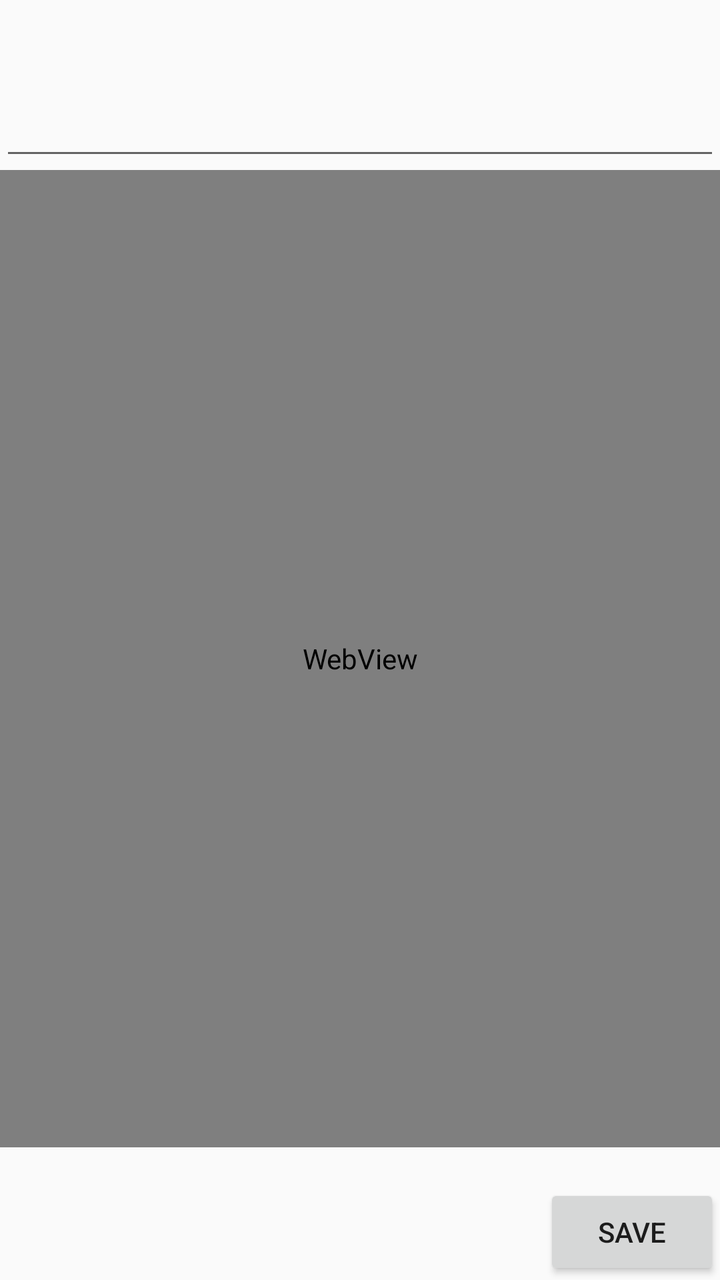
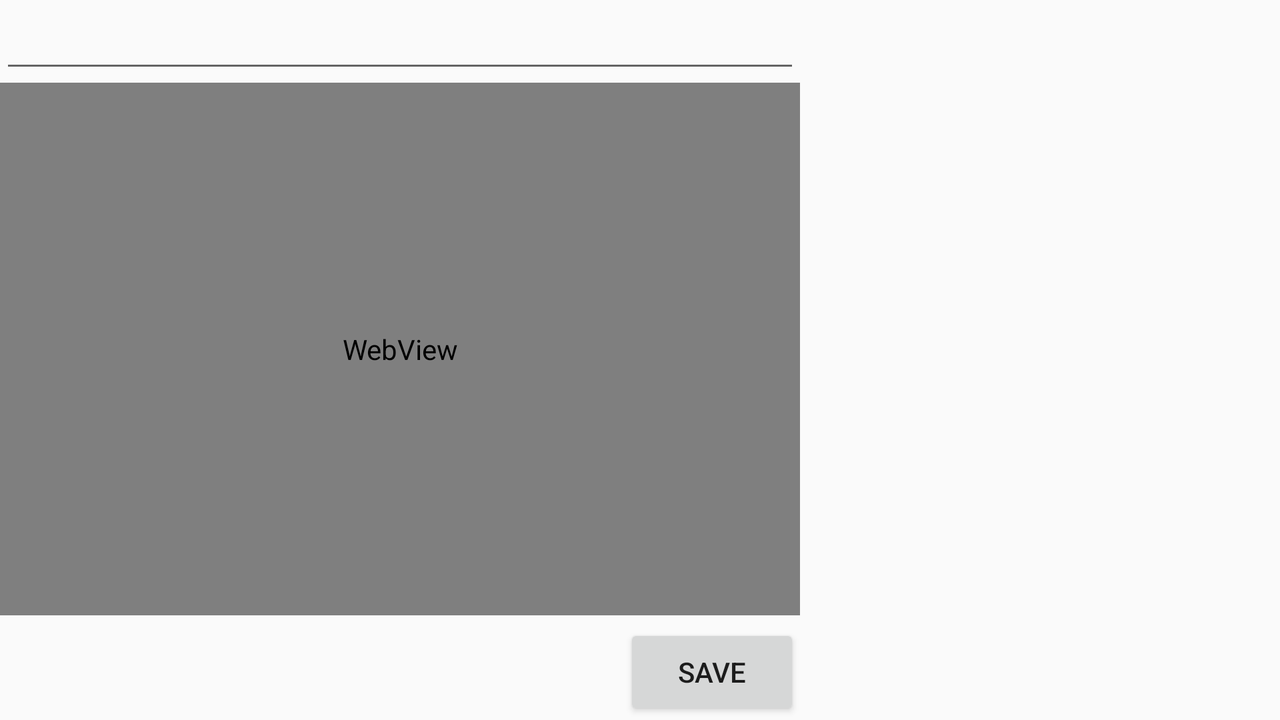

The same Android screen from two of the app's own layout files: first res/layout/ as a phone draws it, then the repository's variant for another configuration, drawn on a device whose configuration selects that folder. Both files follow.
<!-- AndroidManifest.xml: application theme AppTheme -->
<!-- res/layout/activity_cbcnews_content.xml -->
<?xml version="1.0" encoding="utf-8"?>
<RelativeLayout xmlns:android="http://schemas.android.com/apk/res/android"
    android:layout_width="match_parent"
    android:layout_height="match_parent"

    android:focusableInTouchMode="true"
    android:orientation="vertical">

    <EditText
        android:id="@+id/CBC_NewsContent"
        android:layout_width="match_parent"
        android:layout_height="85dp"
        android:editable="false"
        android:inputType="none"
        >
    </EditText>

    <Button
        android:id="@+id/CBC_saveButton"
        android:layout_width="wrap_content"
        android:layout_height="wrap_content"
        android:layout_alignParentBottom="true"
        android:layout_alignParentEnd="true"
        android:layout_gravity="right|bottom"
        android:text="@string/CBC_saveButton" />

    <TextView
        android:id="@+id/CBC_NewsLink"
        android:layout_width="match_parent"
        android:layout_height="40dp"
        android:layout_above="@+id/CBC_saveButton"
        android:layout_marginBottom="-22dp" />

    <WebView
        android:id="@+id/CBC_NewsDescription"
        android:layout_width="match_parent"
        android:layout_height="360dp"
        android:layout_below="@+id/CBC_NewsContent"
        android:editable="false"
        android:inputType="none"
        android:layout_above="@+id/CBC_NewsLink"
        />

</RelativeLayout>
<!-- resources referenced by this layout -->
<resources>
  <string name="CBC_saveButton">Save</string>
  <style name="AppTheme" parent="Theme.AppCompat.Light.NoActionBar">
          
  
          <item name="android:windowActionBar">false</item>
          <item name="android:windowNoTitle">true</item>
  
      </style>
</resources>
<!-- res/layout-land/activity_cbcnews_content.xml (the repository's variant of the layout above) -->
<!-- drawn on the phone turned sideways -->
<?xml version="1.0" encoding="utf-8"?>
<LinearLayout xmlns:android="http://schemas.android.com/apk/res/android"
    android:layout_width="match_parent"
    android:layout_height="match_parent"
    android:focusableInTouchMode="true"
    android:orientation="horizontal">
    <RelativeLayout
        android:id="@+id/bottomLayout"
        android:layout_width="400dp"
        android:layout_height="match_parent"
        android:layout_gravity="bottom" >

        <EditText
            android:id="@+id/CBC_NewsContent"
            android:layout_width="match_parent"
            android:layout_height="wrap_content"
            android:editable="false"
            android:inputType="none"></EditText>

    <Button
        android:id="@+id/CBC_saveButton"
        android:layout_width="wrap_content"
        android:layout_height="wrap_content"
        android:layout_alignParentBottom="true"
        android:layout_alignParentEnd="true"
        android:layout_gravity="right|bottom"

        android:text="@string/CBC_saveButton" />

        <TextView
            android:id="@+id/CBC_NewsLink"
            android:layout_width="300dp"
            android:layout_height="49dp"
            android:layout_above="@+id/CBC_saveButton"
            android:layout_marginBottom="-45dp" />

        <WebView
            android:id="@+id/CBC_NewsDescription"
            android:layout_width="match_parent"
            android:layout_height="360dp"
            android:layout_above="@+id/CBC_NewsLink"
            android:layout_below="@+id/CBC_NewsContent"
            android:editable="false"
            android:inputType="none" />
    </RelativeLayout>

    <FrameLayout
        android:id="@+id/cbc_framelayout"
        android:layout_width="match_parent"
        android:layout_height="match_parent"
        android:layout_toRightOf="@+id/bottomLayout"
         />
</LinearLayout>
